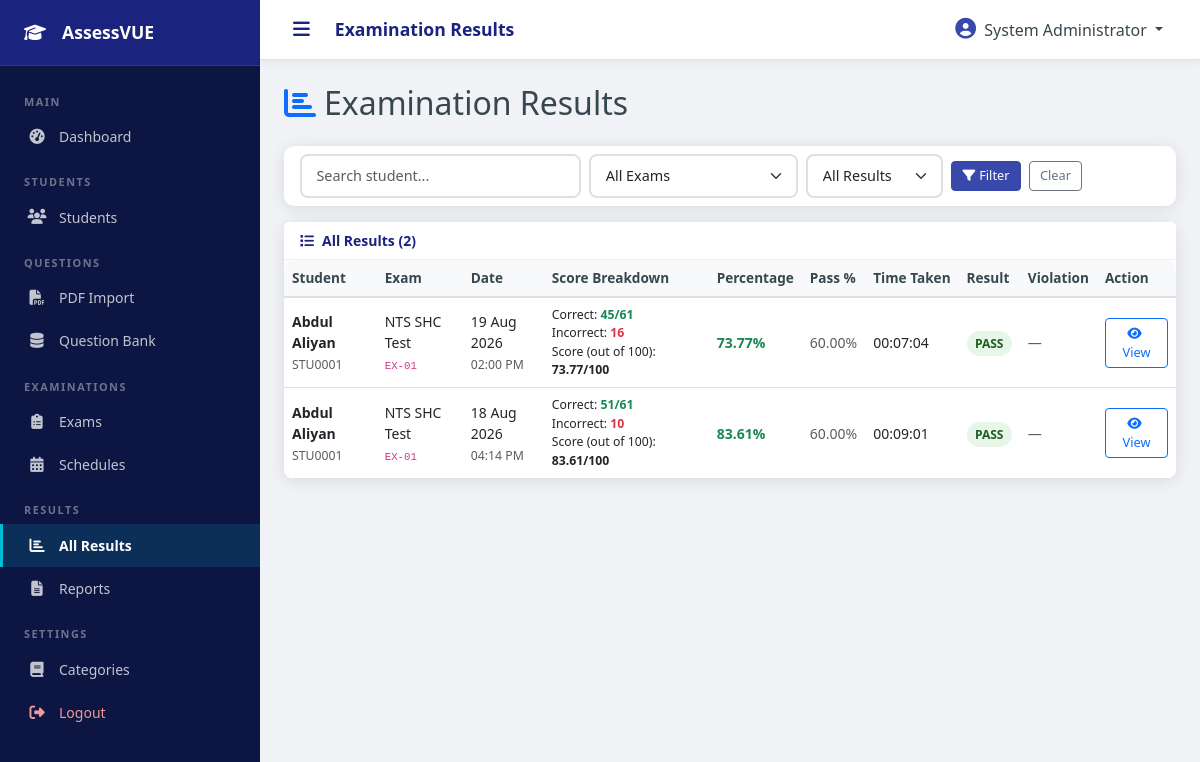
/admin/results.php (signed in), run on the app's committed database.
### tables this page shows
CREATE TABLE `exam_results` (
  `id` int(10) UNSIGNED NOT NULL,
  `attempt_id` int(10) UNSIGNED NOT NULL,
  `student_id` int(10) UNSIGNED NOT NULL,
  `exam_id` int(10) UNSIGNED NOT NULL,
  `schedule_id` int(10) UNSIGNED NOT NULL,
  `total_questions` int(10) UNSIGNED NOT NULL DEFAULT 0,
  `attempted_questions` int(10) UNSIGNED NOT NULL DEFAULT 0,
  `correct_answers` int(10) UNSIGNED NOT NULL DEFAULT 0,
  `incorrect_answers` int(10) UNSIGNED NOT NULL DEFAULT 0,
  `unanswered` int(10) UNSIGNED NOT NULL DEFAULT 0,
  `total_marks` decimal(8,2) NOT NULL DEFAULT 0.00,
  `obtained_marks` decimal(8,2) NOT NULL DEFAULT 0.00,
  `negative_marks_total` decimal(8,2) NOT NULL DEFAULT 0.00,
  `percentage` decimal(5,2) NOT NULL DEFAULT 0.00,
  `passing_percentage` decimal(5,2) NOT NULL DEFAULT 60.00,
  `result` enum('PASS','FAIL') NOT NULL DEFAULT 'FAIL',
  `violation_terminated` tinyint(1) NOT NULL DEFAULT 0,
  `time_taken_seconds` int(10) UNSIGNED DEFAULT NULL,
  `calculated_at` datetime NOT NULL DEFAULT current_timestamp()
);

CREATE TABLE `students` (
  `id` int(10) UNSIGNED NOT NULL,
  `student_id` varchar(20) NOT NULL,
  `full_name` varchar(200) NOT NULL,
  `father_name` varchar(200) DEFAULT NULL,
  `cnic_number` varchar(20) DEFAULT NULL,
  `username` varchar(100) NOT NULL,
  `password_hash` varchar(255) NOT NULL,
  `email` varchar(200) DEFAULT NULL,
  `phone` varchar(20) DEFAULT NULL,
  `address` text DEFAULT NULL,
  `profile_picture` varchar(255) DEFAULT NULL,
  `is_active` tinyint(1) NOT NULL DEFAULT 1,
  `last_login` datetime DEFAULT NULL,
  `notes` text DEFAULT NULL,
  `created_by` int(10) UNSIGNED DEFAULT NULL,
  `created_at` datetime NOT NULL DEFAULT current_timestamp(),
  `updated_at` datetime NOT NULL DEFAULT current_timestamp() ON UPDATE current_timestamp()
);

CREATE TABLE `exams` (
  `id` int(10) UNSIGNED NOT NULL,
  `exam_name` varchar(300) NOT NULL,
  `exam_code` varchar(50) NOT NULL,
  `description` text DEFAULT NULL,
  `subject_id` int(10) UNSIGNED DEFAULT NULL,
  `total_questions` int(10) UNSIGNED NOT NULL DEFAULT 0,
  `marks_per_question` decimal(5,2) NOT NULL DEFAULT 1.00,
  `negative_marks` decimal(5,2) NOT NULL DEFAULT 0.00,
  `total_marks` decimal(8,2) NOT NULL DEFAULT 0.00,
  `passing_percentage` decimal(5,2) NOT NULL DEFAULT 60.00,
  `duration_minutes` int(10) UNSIGNED NOT NULL DEFAULT 60,
  `max_violations` int(10) UNSIGNED NOT NULL DEFAULT 3,
  `shuffle_questions` tinyint(1) NOT NULL DEFAULT 0,
  `shuffle_options` tinyint(1) NOT NULL DEFAULT 0,
  `show_result_immediately` tinyint(1) NOT NULL DEFAULT 1,
  `instructions` text DEFAULT NULL,
  `status` enum('draft','active','archived') NOT NULL DEFAULT 'draft',
  `created_by` int(10) UNSIGNED DEFAULT NULL,
  `created_at` datetime NOT NULL DEFAULT current_timestamp(),
  `updated_at` datetime NOT NULL DEFAULT current_timestamp() ON UPDATE current_timestamp()
);

CREATE TABLE `exam_schedules` (
  `id` int(10) UNSIGNED NOT NULL,
  `student_id` int(10) UNSIGNED NOT NULL,
  `exam_id` int(10) UNSIGNED NOT NULL,
  `scheduled_date` date NOT NULL,
  `start_time` time NOT NULL,
  `end_time` time DEFAULT NULL,
  `duration_minutes` int(10) UNSIGNED NOT NULL,
  `status` enum('scheduled','active','completed','cancelled','missed') NOT NULL DEFAULT 'scheduled',
  `attempt_allowed` tinyint(1) NOT NULL DEFAULT 1,
  `notes` text DEFAULT NULL,
  `created_by` int(10) UNSIGNED DEFAULT NULL,
  `created_at` datetime NOT NULL DEFAULT current_timestamp(),
  `updated_at` datetime NOT NULL DEFAULT current_timestamp() ON UPDATE current_timestamp()
);

CREATE TABLE `exam_attempts` (
  `id` int(10) UNSIGNED NOT NULL,
  `schedule_id` int(10) UNSIGNED NOT NULL,
  `student_id` int(10) UNSIGNED NOT NULL,
  `exam_id` int(10) UNSIGNED NOT NULL,
  `start_time` datetime DEFAULT NULL,
  `end_time` datetime DEFAULT NULL,
  `expected_end_time` datetime DEFAULT NULL,
  `time_taken_seconds` int(10) UNSIGNED DEFAULT NULL,
  `status` enum('in_progress','completed','terminated','abandoned') NOT NULL DEFAULT 'in_progress',
  `termination_reason` varchar(255) DEFAULT NULL,
  `current_question` int(10) UNSIGNED NOT NULL DEFAULT 1,
  `ip_address` varchar(45) DEFAULT NULL,
  `browser_info` text DEFAULT NULL,
  `created_at` datetime NOT NULL DEFAULT current_timestamp(),
  `updated_at` datetime NOT NULL DEFAULT current_timestamp() ON UPDATE current_timestamp()
);

### includes/functions.php (called while the page is built, shortened)
<?php
require_once __DIR__ . '/../config/database.php';
function sanitize(mixed $input): string {
    return htmlspecialchars(trim((string)$input), ENT_QUOTES, 'UTF-8');
}
function formatDate(string $d): string {
    return date('d M Y', strtotime($d));
}
function formatTime(string $t): string {
    return date('h:i A', strtotime($t));
}
function secondsToTime(int $secs): string {
    $h = intdiv($secs, 3600);
    $m = intdiv($secs % 3600, 60);
    $s = $secs % 60;
    return sprintf('%02d:%02d:%02d', $h, $m, $s);
}

### config/database.php (called while the page is built, shortened)
<?php
class Database {
    private static $instance = null;
    private $conn;
    private function __construct() {
        $dsn = "mysql:host=" . DB_HOST . ";dbname=" . DB_NAME . ";charset=" . DB_CHARSET;
        $options = [
            PDO::ATTR_ERRMODE            => PDO::ERRMODE_EXCEPTION,
            PDO::ATTR_DEFAULT_FETCH_MODE => PDO::FETCH_ASSOC,
            PDO::ATTR_EMULATE_PREPARES   => false,
            PDO::MYSQL_ATTR_INIT_COMMAND => "SET NAMES utf8mb4 COLLATE utf8mb4_unicode_ci"
        ];
        try {
            $this->conn = new PDO($dsn, DB_USER, DB_PASS, $options);
        } catch (PDOException $e) {
            error_log("Database connection failed: " . $e->getMessage());
            die(json_encode(['success' => false, 'message' => 'Database connection failed.']));
        }
    }
    public static function getInstance(): self {
        if (self::$instance === null) {
            self::$instance = new self();
        }
        return self::$instance;
    }
    public function query(string $sql, array $params = []): PDOStatement {
        $stmt = $this->conn->prepare($sql);
        $stmt->execute($params);
        return $stmt;
    }
    public function fetchAll(string $sql, array $params = []): array {
        return $this->query($sql, $params)->fetchAll();
    }
}
function db(): Database {
    return Database::getInstance();
}

### admin/results.php (the view, shortened to what this page needs)
<?php
require_once __DIR__ . '/../config/database.php';
require_once __DIR__ . '/../includes/functions.php';
$search = trim($_GET['search'] ?? '');
$where = "WHERE 1=1";
$params = [];
$results = db()->fetchAll("
    SELECT er.*, s.full_name, s.student_id as stu_id, s.id as student_db_id,
           e.exam_name, e.exam_code,
           ea.start_time, ea.end_time, ea.id as attempt_id,
           es.scheduled_date
    FROM exam_results er
    JOIN students s ON s.id = er.student_id
    JOIN exams e ON e.id = er.exam_id
    JOIN exam_attempts ea ON ea.id = er.attempt_id
    JOIN exam_schedules es ON es.id = er.schedule_id
    $where
    ORDER BY er.calculated_at DESC",
    $params
);
include 'includes/header.php';
?>
<div class="d-flex align-items-center justify-content-between mb-4">
    <h2 class="mb-0"><i class="fas fa-chart-bar me-2 text-primary"></i>Examination Results</h2>
</div>
<div class="card mb-3">
    <div class="card-body py-2">
        <form method="GET" class="row g-2 align-items-center">
            <div class="col-sm-4">
                <input type="text" name="search" class="form-control form-control-sm"
                       placeholder="Search student..." value="<?= sanitize($search) ?>">
            </div>
            <div class="col-sm-3">
                <select name="exam_id" class="form-select form-select-sm">
                    <option value="0">All Exams</option>
                </select>
            </div>
            <div class="col-sm-2">
                <select name="result" class="form-select form-select-sm">
                    <option value="">All Results</option>
                </select>
            </div>
            <div class="col-auto">
                <button class="btn btn-sm btn-primary" type="submit"><i class="fas fa-filter me-1"></i>Filter</button>
                <a href="results.php" class="btn btn-sm btn-outline-secondary ms-1">Clear</a>
            </div>
        </form>
    </div>
</div>
<div class="card">
    <div class="card-header"><i class="fas fa-list me-2"></i>All Results (<?= count($results) ?>)</div>
    <div class="card-body p-0">
        <div class="table-responsive">
            <table class="table table-hover mb-0">
                <thead>
                    <tr>
                        <th>Student</th>
                        <th>Exam</th>
                        <th>Date</th>
                        <th>Score Breakdown</th>
                        <th>Percentage</th>
                        <th>Pass %</th>
                        <th>Time Taken</th>
                        <th>Result</th>
                        <th>Violation</th>
                        <th>Action</th>
                    </tr>
                </thead>
                <tbody>
                <?php foreach ($results as $r): ?>
                <tr>
                    <td>
                        <div class="fw-semibold"><?= sanitize($r['full_name']) ?></div>
                        <small class="text-muted"><?= sanitize($r['stu_id']) ?></small>
                    </td>
                    <td>
                        <div><?= sanitize($r['exam_name']) ?></div>
                        <small class="text-muted"><code><?= sanitize($r['exam_code']) ?></code></small>
                    </td>
                    <td>
                        <div><?= formatDate($r['scheduled_date']) ?></div>
                        <small class="text-muted"><?= $r['start_time'] ? formatTime($r['start_time']) : '—' ?></small>
                    </td>
                    <td class="small">
                        <div>Correct: <strong class="text-success"><?= (int)$r['correct_answers'] ?>/<?= (int)$r['total_questions'] ?></strong></div>
                        <div>Incorrect: <strong class="text-danger"><?= (int)$r['incorrect_answers'] ?></strong></div>
                        <div>Score (out of 100): <strong><?= number_format((float)$r['percentage'], 2) ?>/100</strong></div>
                    </td>
                    <td class="fw-bold <?= $r['percentage'] >= $r['passing_percentage'] ? 'text-success' : 'text-danger' ?>">
                        <?= number_format((float)$r['percentage'], 2) ?>%
                    </td>
                    <td class="text-muted"><?= $r['passing_percentage'] ?>%</td>
                    <td><?= $r['time_taken_seconds'] ? secondsToTime($r['time_taken_seconds']) : '—' ?></td>
                    <td>
                        <span class="badge-status <?= $r['result'] === 'PASS' ? 'badge-pass' : 'badge-fail' ?>">
                            <?= $r['result'] ?>
                        </span>
                    </td>
                    <td>
                        <?php if ($r['violation_terminated']): ?>
                        <span class="badge bg-danger">Yes</span>
                        <?php else: ?>
                        <span class="text-muted">—</span>
                        <?php endif; ?>
                    </td>
                    <td>
                        <a href="attempt_view.php?id=<?= $r['attempt_id'] ?>" class="btn btn-sm btn-outline-primary">
                            <i class="fas fa-eye me-1"></i>View
                        </a>
                    </td>
                </tr>
                <?php endforeach; ?>
                </tbody>
            </table>
        </div>
    </div>
</div>
<?php include 'includes/footer.php'; ?>

### assets/css/admin.css (style rules this page uses)
:root { --primary: #1a237e; --primary-light: #3949ab; --primary-dark: #0d1642; --accent: #00bcd4; --success: #2e7d32; --danger: #c62828; --warning: #f9a825; --sidebar-width: 260px; --sidebar-collapsed: 70px; --topbar-height: 60px; --transition: 0.25s ease; --shadow: 0 2px 15px rgba(0,0,0,.1); --radius: 10px; }
* { box-sizing: border-box; margin: 0; padding: 0; }
body { font-family: 'Segoe UI', system-ui, -apple-system, sans-serif; background: #f0f2f5; color: #37474f; font-size: 14px; }
.card { border: none; border-radius: var(--radius); box-shadow: var(--shadow); }
.card-header { background: #fff; border-bottom: 1px solid #f0f0f0; font-weight: 600; color: var(--primary); }
.table { margin-bottom: 0; }
.table thead th { background: #f8f9fa; border-bottom: 2px solid #e0e0e0; font-weight: 600; color: #37474f; font-size: .85rem; white-space: nowrap; }
.table td { vertical-align: middle; }
.badge-status { font-size: .75rem; padding: .35em .7em; border-radius: 20px; font-weight: 600; }
.badge-pass { background: #e8f5e9; color: #1b5e20; font-weight: 700; }
.form-control, .form-select { border-radius: 8px; border: 2px solid #e0e0e0; padding: .55rem .9rem; font-size: .9rem; }
.btn-primary { background: var(--primary-light); border-color: var(--primary-light); }
.btn-sm { padding: .3rem .65rem; font-size: .8rem; }
.table-responsive { border-radius: var(--radius); }

### data on the page
exam_results: student.full_name "Abdul Aliyan", student.student_id "STU0001", exam.exam_name "NTS SHC Test", exam.exam_code "EX-01", exam_schedules.scheduled_date "19 Aug 2026", attempt.start_time "02:00 PM", correct_answers "45", total_questions "61", incorrect_answers "16", percentage "73.77", passing_percentage "60.00", time_taken_seconds "00:07:04", result "PASS"
exam_results: student.full_name "Abdul Aliyan", student.student_id "STU0001", exam.exam_name "NTS SHC Test", exam.exam_code "EX-01", exam_schedules.scheduled_date "18 Aug 2026", attempt.start_time "04:14 PM", correct_answers "51", total_questions "61", incorrect_answers "10", percentage "83.61", passing_percentage "60.00", time_taken_seconds "00:09:01", result "PASS"

### other printed values
APP_NAME "AssessVUE"
PAGE_TITLE "Examination Results"
$_SESSION['admin_name'] "System Administrator"
count($results) "2"
